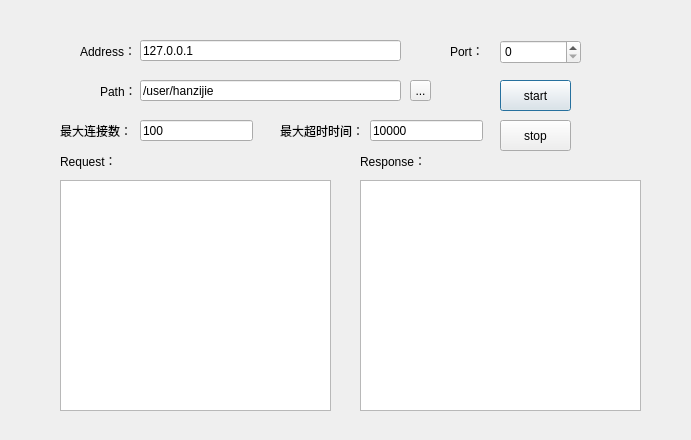
<?xml version="1.0" encoding="UTF-8"?>
<ui version="4.0">
 <class>Dialog</class>
 <widget class="QDialog" name="Dialog">
  <property name="geometry">
   <rect>
    <x>0</x>
    <y>0</y>
    <width>691</width>
    <height>440</height>
   </rect>
  </property>
  <property name="windowTitle">
   <string>Dialog</string>
  </property>
  <widget class="QSpinBox" name="spinBox_port">
   <property name="geometry">
    <rect>
     <x>500</x>
     <y>40</y>
     <width>81</width>
     <height>24</height>
    </rect>
   </property>
   <property name="maximum">
    <number>65536</number>
   </property>
  </widget>
  <widget class="QLabel" name="label_5">
   <property name="geometry">
    <rect>
     <x>450</x>
     <y>40</y>
     <width>41</width>
     <height>21</height>
    </rect>
   </property>
   <property name="text">
    <string>Port：</string>
   </property>
  </widget>
  <widget class="QPushButton" name="pushButton_OK">
   <property name="geometry">
    <rect>
     <x>500</x>
     <y>80</y>
     <width>71</width>
     <height>31</height>
    </rect>
   </property>
   <property name="text">
    <string>start</string>
   </property>
  </widget>
  <widget class="QLineEdit" name="lineEdit_route">
   <property name="geometry">
    <rect>
     <x>140</x>
     <y>80</y>
     <width>261</width>
     <height>21</height>
    </rect>
   </property>
   <property name="text">
    <string>/user/hanzijie</string>
   </property>
  </widget>
  <widget class="QToolButton" name="toolButton">
   <property name="geometry">
    <rect>
     <x>410</x>
     <y>80</y>
     <width>21</width>
     <height>21</height>
    </rect>
   </property>
   <property name="text">
    <string>...</string>
   </property>
  </widget>
  <widget class="QTextBrowser" name="textBrowser_request">
   <property name="geometry">
    <rect>
     <x>60</x>
     <y>180</y>
     <width>271</width>
     <height>231</height>
    </rect>
   </property>
  </widget>
  <widget class="QTextBrowser" name="textBrowser_">
   <property name="geometry">
    <rect>
     <x>360</x>
     <y>180</y>
     <width>281</width>
     <height>231</height>
    </rect>
   </property>
  </widget>
  <widget class="QPushButton" name="pushButton_Stop">
   <property name="geometry">
    <rect>
     <x>500</x>
     <y>120</y>
     <width>71</width>
     <height>31</height>
    </rect>
   </property>
   <property name="text">
    <string>stop</string>
   </property>
  </widget>
  <widget class="QLabel" name="label_6">
   <property name="geometry">
    <rect>
     <x>100</x>
     <y>80</y>
     <width>41</width>
     <height>21</height>
    </rect>
   </property>
   <property name="text">
    <string>Path：</string>
   </property>
  </widget>
  <widget class="QLineEdit" name="lineEdit_maxThread">
   <property name="geometry">
    <rect>
     <x>140</x>
     <y>120</y>
     <width>113</width>
     <height>21</height>
    </rect>
   </property>
   <property name="text">
    <string>100</string>
   </property>
  </widget>
  <widget class="QLabel" name="label_7">
   <property name="geometry">
    <rect>
     <x>60</x>
     <y>120</y>
     <width>81</width>
     <height>21</height>
    </rect>
   </property>
   <property name="text">
    <string>最大连接数：</string>
   </property>
  </widget>
  <widget class="QLineEdit" name="lineEdit_timeout">
   <property name="geometry">
    <rect>
     <x>370</x>
     <y>120</y>
     <width>113</width>
     <height>21</height>
    </rect>
   </property>
   <property name="text">
    <string>10000</string>
   </property>
  </widget>
  <widget class="QLabel" name="label_8">
   <property name="geometry">
    <rect>
     <x>280</x>
     <y>120</y>
     <width>91</width>
     <height>21</height>
    </rect>
   </property>
   <property name="text">
    <string>最大超时时间：</string>
   </property>
  </widget>
  <widget class="QLineEdit" name="lineEdit_address">
   <property name="geometry">
    <rect>
     <x>140</x>
     <y>40</y>
     <width>261</width>
     <height>21</height>
    </rect>
   </property>
   <property name="text">
    <string>127.0.0.1</string>
   </property>
  </widget>
  <widget class="QLabel" name="label_9">
   <property name="geometry">
    <rect>
     <x>80</x>
     <y>40</y>
     <width>71</width>
     <height>21</height>
    </rect>
   </property>
   <property name="text">
    <string>Address：</string>
   </property>
  </widget>
  <widget class="QLabel" name="label_10">
   <property name="geometry">
    <rect>
     <x>60</x>
     <y>150</y>
     <width>71</width>
     <height>21</height>
    </rect>
   </property>
   <property name="text">
    <string>Request：</string>
   </property>
  </widget>
  <widget class="QLabel" name="label_11">
   <property name="geometry">
    <rect>
     <x>360</x>
     <y>150</y>
     <width>71</width>
     <height>21</height>
    </rect>
   </property>
   <property name="text">
    <string>Response：</string>
   </property>
  </widget>
 </widget>
 <layoutdefault spacing="6" margin="11"/>
 <resources/>
 <connections/>
</ui>
